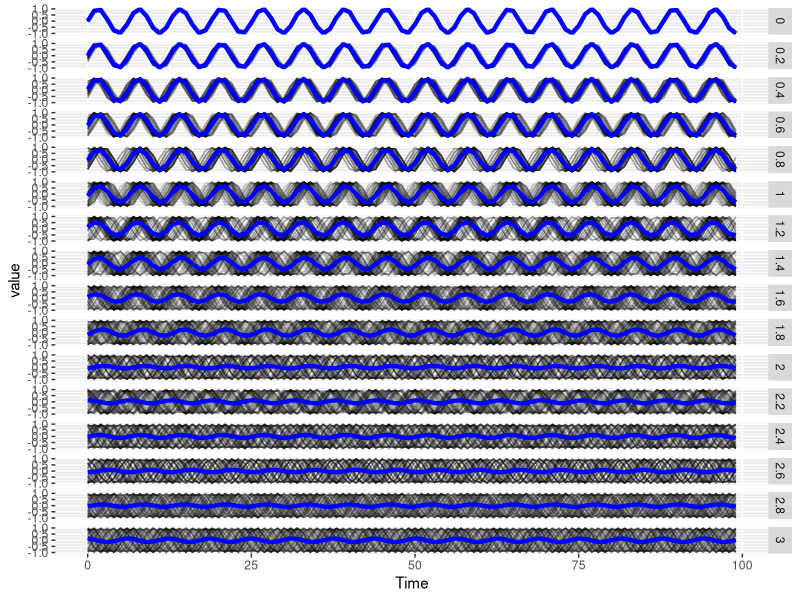
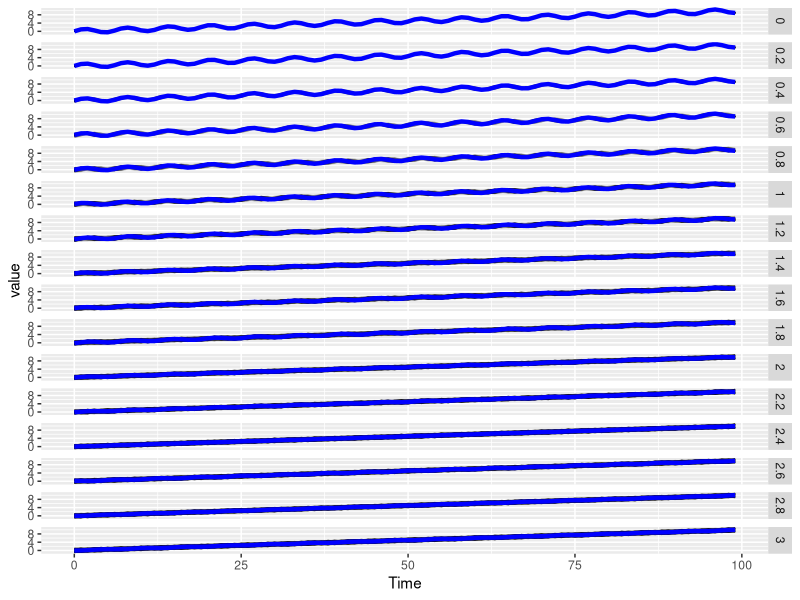
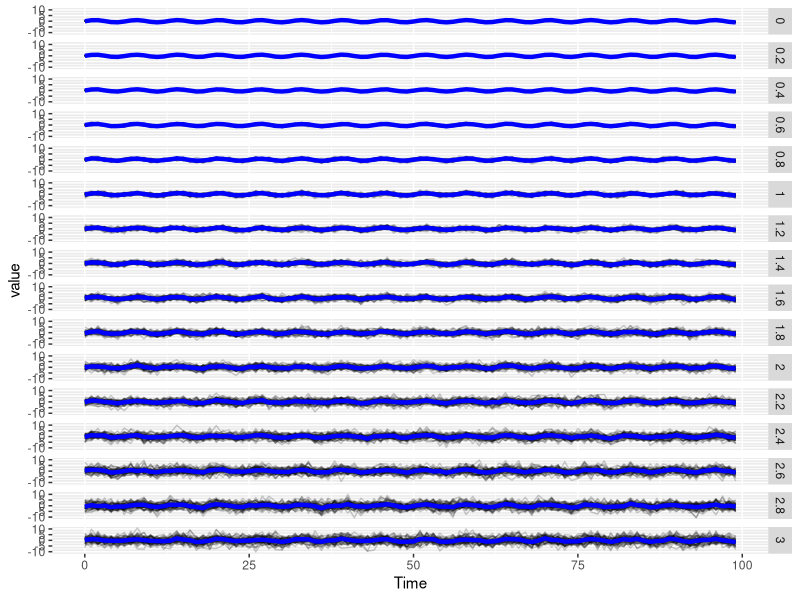

Here is the R script that generated these plots, in order: (Note: a time limit stopped this script after it produced the figures.)
## ---- chunk 1
knitr::opts_chunk$set(cache=TRUE)
## ---- chunk 2
dist_mean <- function(data, condition, tcol, measure, label, return.mean = F){
  # data: a data table containing trajectories and conditions
  # condition: column name that fully define an experimental condition, thus a set of trajectories analyzed together
  # tcol: time column name
  # measure: column name with quantity of interest
  # label: column name with label of individual objects in each condition (cell label)
  
  require(data.table)
  # 1) Get mean trajectory for each condition
  means <- data[, .(Average = mean(get(measure))), by = c(condition, tcol)]
  dat <- merge(data[, c(condition, label, tcol, measure), with = F], means, by = c(condition, tcol))
  
  # 2) Euclidean distance between each trajectory and the mean one
  distances <- dat[, .(sq_dist = (get(measure) - Average)^2) , by = c(condition, label)]
  euclid <- distances[, .(euclid_to_mean = sqrt(sum(sq_dist))), by = c(condition, label)]
  
  if(return.mean){
    return(list(means = means, euclid = euclid))
  } else {
    return(euclid)
  }
}


rollex <- function(x, k = 5){
  # Extended rolling mean, fill the extremeties with linear approximation
  require(zoo)
  roll <- rollmean(x, k, na.pad = T)
  NonNAindex <- which(!is.na(roll))
  fst <- min(NonNAindex)
  lst <- max(NonNAindex)
  
  # Left and Right slopes
  lslope <- (roll[fst + 1] - roll[fst]) / 2
  rslope <- (roll[lst] - roll[lst - 1]) / 2
  
  # Replace NAs generated by roll with approx
  for(i in 1:(fst-1)){
    roll[i] <- roll[fst] + lslope * (i - fst) 
  }
  for(i in (lst+1):length(roll)){
    roll[i] <- roll[lst] + rslope * (i - lst) 
  }
  return(roll)
}


clip <- function(x, y){
  # Take two numeric vectors of same length, set x to 1 when above y and x to 0 when below y
  return(ifelse(x >= y, 1, 0))
}


wrap_clip <- function(x, k = 5){
  return(clip(x, rollex(x, k)))
}


overlap <- function(x, y){
  # How often do 2 clipped time series have the same value?
  temp <- ifelse(x==y,1,0)
  return(sum(temp)/length(temp))
}


sim_phase_shifted <- function(n, noise, freq = 1, len = 100, return.wide = F){
  # A fucntion to simulate a population of n noisy sinusoidals that are phase shifted
  # n: number of sinusoids
  # freq: sampling rate (in time unit)
  # noise: standard deviation phaseshift
  # len: length of simulations
  # return.wide: returns data in wide or long format
  
  require(data.table)
  # Create a matrix of shifted times 
  time_matrix <- matrix(seq(0, len-1, freq), nrow = len, ncol = n)
  shifts <- rnorm(n, 0, noise)
  shifts <- matrix(shifts, nrow = len, ncol = n, byrow = T)
  time_matrix <- time_matrix + shifts

  # Replace each shifted time by it sine function
  sins <- sin(time_matrix)
  
  # Go to data.table
  sins <- as.data.table(sins)
  sins <- cbind(seq(0, len-1, freq), sins)
  colnames(sins)[1] <- "Time"
  if(return.wide){
    return(sins)  
  }
  
  # Format long data table
  sins <- melt(sins, id.vars = "Time")
  return(sins)
}


sim_phase_shifted_with_fixed_trend <- function(n, noise, slope, freq = 1, len = 100){
  # Add a trend, i.e. a linear increase or decrease, to simulations
  # See sim_phase_shifted for arguments. Slope indicates the slope of the trend (change of mean value per unit of time)
  
  sins <- sim_phase_shifted(n, noise, freq,len, return.wide = F)
  trend_vec <- unique(sins$Time)
  trend_vec <- trend_vec * slope
  sins[, value := value + trend_vec, by = .(variable)]
  return(sins)
}


sim_noisy_amplitude <- function(n, noise, freq = 1, len = 100, return.wide = F){
  # Create a matrix of times and noise
  time_matrix <- matrix(seq(0, len-1, freq), nrow = len, ncol = n)
  noise_matrix <- replicate(n, rnorm(len, 0, noise))
  
  # Replace each shifted time by it sine function and add white noise
  sins <- sin(time_matrix)
  sins <- sins + noise_matrix
  
  # Go to data.table
  sins <- as.data.table(sins)
  sins <- cbind(seq(0, len-1, freq), sins)
  colnames(sins)[1] <- "Time"
  if(return.wide){
    return(sins)  
  }
  
  # Format long data table
  sins <- melt(sins, id.vars = "Time")
  return(sins)
}


multi_sims <- function(type, noises, ...){
  # /!\ not optimized, growing data table
  # Generate multiple simulations of the indicated type.
  # noises: numeric vector with noise value, DO NOT PASS 0, as it is already used to initialize the output
  # ps: phase shifted
  # pst: phase shifted with linear trend
  # na: noisy amplitude
  
  if(!(type %in% c("ps", "pst", "na"))){
    stop("type must be one of c('ps', 'pst', 'na')")
  }
  
  # Initialize data.table with no noise
  if(type == "ps"){multi_sim <- sim_phase_shifted(noise = 0, ...)}
  else if(type == "pst"){multi_sim <- sim_phase_shifted_with_fixed_trend(noise = 0, ...)}
  else if(type == "na"){multi_sim <- sim_noisy_amplitude(noise = 0, ...)}
  
  multi_sim$noise <- 0
  for(noise in noises){
    if(type == "ps"){temp <- sim_phase_shifted(noise = noise, ...)}
    else if(type == "pst"){temp <- sim_phase_shifted_with_fixed_trend(noise = noise, ...)}
    else if(type == "na"){temp <- sim_noisy_amplitude(noise = noise, ...)}
    temp$noise <- noise
    multi_sim <- rbind(multi_sim, temp)
  }
  return(multi_sim)
}


plot_sim <- function(data, x = "Time", y = "value", group = "variable", use.facet = T, facet = "noise", alpha = 0.2){
  require(ggplot2)
  p <- ggplot(data, aes_string(x = x, y = y)) + geom_line(aes_string(group = group), alpha = alpha)
  p <- p + stat_summary(fun.y=mean, geom="line", colour = "blue", size = 1.5)
  if(use.facet){
    p <- p + facet_grid(as.formula(paste(facet, "~ .")))
  }
  p
}

all_pairwise_stats <- function(data, condition, label, measure, k_roll_mean = 5){
  # Compute all pairwise measures: overlap_clipping and correlations (Pearson, Spearman, Kendall)
  # The clipping of trajectories is performed as first step
  
  # data: a data table containing CLIPPED trajectories
  # condition: column name that fully define an experimental condition; MUST BE INTEGERS, NUMERIC, FACTOR OR CHARACTERS
  # measure: column name with clipped trajectories
  # label: column name with label of individual objects in each condition (cell label); LABELS MUST BE INTEGERS, NUMERIC, FACTOR OR CHARACTERS
  
  if(!(class(data[,get(condition)]) %in% c("integer", "numeric", "character", "factor"))){
    stop("Column 'condition' must be integer, numeric, factor or character.")
  }
  if(!(class(data[,get(label)]) %in% c("integer", "numeric", "character", "factor"))){
    stop("Column 'label' must be integer, numeric, factor or character.")
  }
  
  require(data.table)
  setkeyv(data, c(condition, label))
  
  # Perform clipping
  ClipData <- data[, .(clip_measure = wrap_clip(get(measure), k = k_roll_mean)), by = c(condition, label)]
  setkeyv(ClipData, c(condition, label))
  
  # Number of rows for data table initialization, sum of number of pairs in each condition
  nber_row <- 0
  for(i in unique(data[, get(condition)])){
    nber_row <- nber_row + choose(length(unique(data[.(i), get(label)])), 2)
  }

  
  # One row = one pair in one condition; set column types according to input types
  out <- data.table(matrix(ncol = 7, nrow = nber_row))
  colnames(out) <- c(condition, "Label1", "Label2", "Overlap", "Pearson", "Spearman", "Kendall")
  if(class(data[,get(condition)]) == "integer"){out[[condition]] <- as.integer(out[[condition]])}
  else if(class(data[,get(condition)]) == "numeric"){out[[condition]] <- as.numeric(out[[condition]])}
  else if(class(data[,get(condition)]) == "character"){out[[condition]] <- as.character(out[[condition]])}
  else if(class(data[,get(condition)]) == "factor"){out[[condition]] <- as.factor(out[[condition]])}
  
  
  if(class(data[,get(label)]) == "integer"){
    out[, Label1 := as.integer(Label1)]
    out[, Label2 := as.integer(Label2)]
  }
  else if(class(data[,get(label)]) == "numeric"){
    out[, Label1 := as.numeric(Label1)]
    out[, Label2 := as.numeric(Label2)]
  }
  else if(class(data[,get(label)]) == "character"){
    out[, Label1 := as.character(Label1)]
    out[, Label2 := as.character(Label2)]
  }
  else if(class(data[,get(label)]) == "factor"){
    out[, Label1 := as.factor(Label1)]
    out[, Label2 := as.factor(Label2)]
  }
  
  
  out[, Overlap := as.numeric(Overlap)]
  out[, Pearson := as.numeric(Pearson)]
  out[, Spearman := as.numeric(Spearman)]
  out[, Kendall := as.numeric(Kendall)]
  
  curr_row <- 1L
  # Loop condition
  for(i in unique(data[, get(condition)])){
    labels <- unique(data[.(i), get(label)])
    # Loop 1st label
    for(j in 1:(length(labels)-1)){
      # Loop 2nd label
      for(k in (j+1):length(labels)){
        set(out, curr_row, 1L, i)
        set(out, curr_row, 2L, labels[j])
        set(out, curr_row, 3L, labels[k])
        # /!\ use clip data for overlap
        set(out, curr_row, 4L, overlap(ClipData[.(i, labels[j]), clip_measure], ClipData[.(i, labels[k]), clip_measure]))
        set(out, curr_row, 5L, cor(data[.(i, labels[j]), get(measure)], data[.(i, labels[k]), get(measure)], method ="pearson"))
        set(out, curr_row, 6L, cor(data[.(i, labels[j]), get(measure)], data[.(i, labels[k]), get(measure)], method ="spearman"))
        set(out, curr_row, 7L, cor(data[.(i, labels[j]), get(measure)], data[.(i, labels[k]), get(measure)], method ="kendall"))
        curr_row <- curr_row + 1L
      }
    }
  }
  return(out)
}
## ---- chunk 3
n <- 50 # number of trajectories per noise level
noises <- seq(0.2, 3, 0.2)

# Phase shifted
ps <- multi_sims(type = "ps", noises = noises, n = n)
ps
# Phase shifted with trend
pst <- multi_sims(type = "pst", noises = noises, n = n, slope = 0.1)
# Amplitude noise
na <- multi_sims(type = "na", noises = noises, n = n)

plot_sim(ps)
plot_sim(pst)
plot_sim(na)
## ---- chunk 4

cond <- "noise"
ti <- "Time"
mea <- "value"
lab <- "variable"

ps_mean <- dist_mean(data = ps, condition = cond, tcol = ti, measure = mea, label = lab, return.mean = F)
ps_mean
pst_mean <- dist_mean(data = pst, condition = cond, tcol = ti, measure = mea, label = lab, return.mean = F)
na_mean <- dist_mean(data = na, condition = cond, tcol = ti, measure = mea, label = lab, return.mean = F)
## ---- chunk 5
ps_pw <- all_pairwise_stats(data = ps, condition = cond, label = lab, measure = mea, k_roll_mean = 5)
ps_pw
pst_pw <- all_pairwise_stats(data = pst, condition = cond, label = lab, measure = mea, k_roll_mean = 5)
na_pw <- all_pairwise_stats(data = na, condition = cond, label = lab, measure = mea, k_roll_mean = 5)
## ---- chunk 6
library(ggplot2)
library(gridExtra)

theme_update(plot.title = element_text(hjust = 0.5), text = element_text(size=15))

# Euclidean to Mean
p1 <- ggplot(ps_mean, aes(x= noise, y = euclid_to_mean)) + geom_boxplot(aes(group = noise)) + ggtitle("Phase Shifted")
p2 <- ggplot(pst_mean, aes(x= noise, y = euclid_to_mean)) + geom_boxplot(aes(group = noise)) + ggtitle("Phase Shifted with Trend")
p3 <- ggplot(na_mean, aes(x= noise, y = euclid_to_mean)) + geom_boxplot(aes(group = noise)) + ggtitle("Noisy Amplitude")
grid.arrange(p1, p2, p3, ncol = 3)
## ---- chunk 7
# Overlap
p1 <- ggplot(ps_pw, aes(x = noise, y = Overlap)) + geom_boxplot(aes(group = noise)) + ggtitle("Phase Shifted") + scale_y_continuous(limits = c(0,1))
p2 <- ggplot(pst_pw, aes(x = noise, y = Overlap)) + geom_boxplot(aes(group = noise)) + ggtitle("Phase Shifted with Trend") + scale_y_continuous(limits = c(0,1))
p3 <- ggplot(na_pw, aes(x = noise, y = Overlap)) + geom_boxplot(aes(group = noise)) + ggtitle("Noisy Amplitude") + scale_y_continuous(limits = c(0,1))
grid.arrange(p1, p2, p3, ncol = 3)
## ---- chunk 8
p1 <- ggplot(ps_pw, aes(x = noise, y = Pearson)) + geom_boxplot(aes(group = noise)) + ggtitle("Phase Shifted") + scale_y_continuous(limits = c(-1,1))
p2 <- ggplot(pst_pw, aes(x = noise, y = Pearson)) + geom_boxplot(aes(group = noise)) + ggtitle("Phase Shifted with Trend") + scale_y_continuous(limits = c(-1,1))
p3 <- ggplot(na_pw, aes(x = noise, y = Pearson)) + geom_boxplot(aes(group = noise)) + ggtitle("Noisy Amplitude") + scale_y_continuous(limits = c(-1,1))
grid.arrange(p1, p2, p3, ncol = 3)
## ---- chunk 9
p1 <- ggplot(ps_pw, aes(x = noise, y = Spearman)) + geom_boxplot(aes(group = noise)) + ggtitle("Phase Shifted") + scale_y_continuous(limits = c(-1,1))
p2 <- ggplot(pst_pw, aes(x = noise, y = Spearman)) + geom_boxplot(aes(group = noise)) + ggtitle("Phase Shifted with Trend") + scale_y_continuous(limits = c(-1,1))
p3 <- ggplot(na_pw, aes(x = noise, y = Spearman)) + geom_boxplot(aes(group = noise)) + ggtitle("Noisy Amplitude") + scale_y_continuous(limits = c(-1,1))
grid.arrange(p1, p2, p3, ncol = 3)
## ---- chunk 10
p1 <- ggplot(ps_pw, aes(x = noise, y = Kendall)) + geom_boxplot(aes(group = noise)) + ggtitle("Phase Shifted") + scale_y_continuous(limits = c(-1,1))
p2 <- ggplot(pst_pw, aes(x = noise, y = Kendall)) + geom_boxplot(aes(group = noise)) + ggtitle("Phase Shifted with Trend") + scale_y_continuous(limits = c(-1,1))
p3 <- ggplot(na_pw, aes(x = noise, y = Kendall)) + geom_boxplot(aes(group = noise)) + ggtitle("Noisy Amplitude") + scale_y_continuous(limits = c(-1,1))
grid.arrange(p1, p2, p3, ncol = 3)
## ---- chunk 11
cor(ps_pw[, 4:7])
cor(pst_pw[, 4:7])
cor(na_pw[, 4:7])
## ---- chunk 12
ps_pw[noise !=0 , .(p.val.pears = t.test(Pearson)$p.value,
                    p.val.spear = t.test(Spearman)$p.value,
                    p.val.kenda = t.test(Kendall)$p.value,
                    p.val.ovrlp = t.test(Overlap, mu = 0.5)$p.value), by = noise]

pst_pw[noise !=0 , .(p.val.pears = t.test(Pearson)$p.value,
                    p.val.spear = t.test(Spearman)$p.value,
                    p.val.kenda = t.test(Kendall)$p.value,
                    p.val.ovrlp = t.test(Overlap, mu = 0.5)$p.value), by = noise]

na_pw[noise !=0 , .(p.val.pears = t.test(Pearson)$p.value,
                    p.val.spear = t.test(Spearman)$p.value,
                    p.val.kenda = t.test(Kendall)$p.value,
                    p.val.ovrlp = t.test(Overlap, mu = 0.5)$p.value), by = noise]
